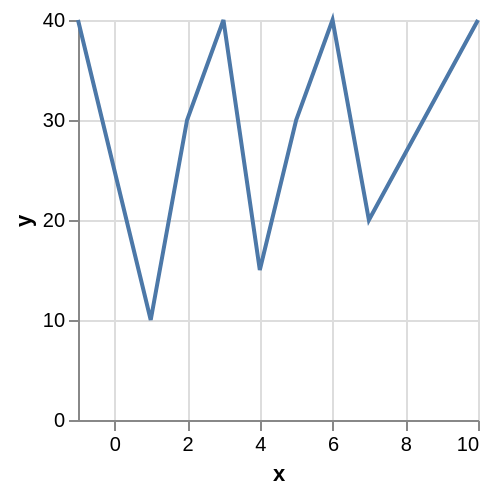

Specify this chart in Vega-Lite:
### Vega specification from a JSON file in a GitHub repository (floating-point values rounded to 4 significant figures)
{"$schema": "https://vega.github.io/schema/vega/v5.json", "background": "white", "padding": 5, "width": 200, "height": 200, "style": "cell", "data": [{"name": "source_0", "values": [{"x": -1, "y": null}, {"x": 1, "y": 10}, {"x": 2, "y": 30}, {"x": 3, "y": null}, {"x": 4, "y": 15}, {"x": 5, "y": 30}, {"x": 6, "y": 40}, {"x": 7, "y": 20}, {"x": 10, "y": null}]}, {"name": "data_0", "source": "source_0", "transform": [{"type": "formula", "expr": "toNumber(datum[\"x\"])", "as": "x"}]}], "marks": [{"name": "marks", "type": "line", "style": ["line"], "sort": {"field": "datum[\"x\"]"}, "from": {"data": "data_0"}, "encode": {"update": {"stroke": {"value": "#4c78a8"}, "description": {"signal": "\"x: \" + (format(datum[\"x\"], \"\")) + \"; y: \" + (format(datum[\"y\"], \"\"))"}, "x": {"scale": "x", "field": "x"}, "y": {"scale": "y", "field": "y"}}}}], "scales": [{"name": "x", "type": "linear", "domain": {"data": "data_0", "field": "x"}, "range": [0, {"signal": "width"}], "nice": true, "zero": false}, {"name": "y", "type": "linear", "domain": {"data": "data_0", "field": "y"}, "range": [{"signal": "height"}, 0], "nice": true, "zero": true}], "axes": [{"scale": "x", "orient": "bottom", "gridScale": "y", "grid": true, "tickCount": {"signal": "ceil(width/40)"}, "domain": false, "labels": false, "aria": false, "maxExtent": 0, "minExtent": 0, "ticks": false, "zindex": 0}, {"scale": "y", "orient": "left", "gridScale": "x", "grid": true, "tickCount": {"signal": "ceil(height/40)"}, "domain": false, "labels": false, "aria": false, "maxExtent": 0, "minExtent": 0, "ticks": false, "zindex": 0}, {"scale": "x", "orient": "bottom", "grid": false, "title": "x", "labelFlush": true, "labelOverlap": true, "tickCount": {"signal": "ceil(width/40)"}, "zindex": 0}, {"scale": "y", "orient": "left", "grid": false, "title": "y", "labelOverlap": true, "tickCount": {"signal": "ceil(height/40)"}, "zindex": 0}]}
